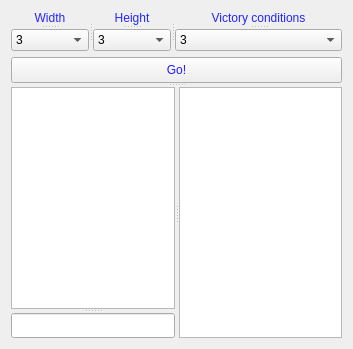
<?xml version="1.0" encoding="UTF-8"?>
<ui version="4.0">
 <class>MultiplayerSettings</class>
 <widget class="QWidget" name="MultiplayerSettings">
  <property name="geometry">
   <rect>
    <x>0</x>
    <y>0</y>
    <width>353</width>
    <height>349</height>
   </rect>
  </property>
  <property name="windowTitle">
   <string>Form</string>
  </property>
  <layout class="QGridLayout" name="gridLayout">
   <item row="0" column="0">
    <widget class="QSplitter" name="splitter_7">
     <property name="orientation">
      <enum>Qt::Horizontal</enum>
     </property>
     <widget class="QSplitter" name="splitter_6">
      <property name="orientation">
       <enum>Qt::Vertical</enum>
      </property>
      <widget class="QLabel" name="label">
       <property name="styleSheet">
        <string notr="true">font: 75 12pt &quot;Raavi&quot;;
color: rgb(35, 38, 255);</string>
       </property>
       <property name="text">
        <string>&lt;html&gt;&lt;head/&gt;&lt;body&gt;&lt;p align=&quot;center&quot;&gt;Width&lt;/p&gt;&lt;/body&gt;&lt;/html&gt;</string>
       </property>
      </widget>
      <widget class="QComboBox" name="widthBox">
       <item>
        <property name="text">
         <string>3</string>
        </property>
       </item>
       <item>
        <property name="text">
         <string>4</string>
        </property>
       </item>
       <item>
        <property name="text">
         <string>5</string>
        </property>
       </item>
       <item>
        <property name="text">
         <string>6</string>
        </property>
       </item>
       <item>
        <property name="text">
         <string>7</string>
        </property>
       </item>
       <item>
        <property name="text">
         <string>8</string>
        </property>
       </item>
       <item>
        <property name="text">
         <string>9</string>
        </property>
       </item>
       <item>
        <property name="text">
         <string>10</string>
        </property>
       </item>
      </widget>
     </widget>
     <widget class="QSplitter" name="splitter_5">
      <property name="orientation">
       <enum>Qt::Vertical</enum>
      </property>
      <widget class="QLabel" name="label_2">
       <property name="styleSheet">
        <string notr="true">font: 75 12pt &quot;Raavi&quot;;
color: rgb(35, 38, 255);</string>
       </property>
       <property name="text">
        <string>&lt;html&gt;&lt;head/&gt;&lt;body&gt;&lt;p align=&quot;center&quot;&gt;Height&lt;/p&gt;&lt;/body&gt;&lt;/html&gt;</string>
       </property>
      </widget>
      <widget class="QComboBox" name="heightBox">
       <item>
        <property name="text">
         <string>3</string>
        </property>
       </item>
       <item>
        <property name="text">
         <string>4</string>
        </property>
       </item>
       <item>
        <property name="text">
         <string>5</string>
        </property>
       </item>
       <item>
        <property name="text">
         <string>6</string>
        </property>
       </item>
       <item>
        <property name="text">
         <string>7</string>
        </property>
       </item>
       <item>
        <property name="text">
         <string>8</string>
        </property>
       </item>
       <item>
        <property name="text">
         <string>9</string>
        </property>
       </item>
       <item>
        <property name="text">
         <string>10</string>
        </property>
       </item>
      </widget>
     </widget>
     <widget class="QSplitter" name="splitter_4">
      <property name="orientation">
       <enum>Qt::Vertical</enum>
      </property>
      <widget class="QLabel" name="label_3">
       <property name="styleSheet">
        <string notr="true">font: 75 12pt &quot;Raavi&quot;;
color: rgb(35, 38, 255);</string>
       </property>
       <property name="text">
        <string>&lt;html&gt;&lt;head/&gt;&lt;body&gt;&lt;p align=&quot;center&quot;&gt;Victory conditions&lt;/p&gt;&lt;/body&gt;&lt;/html&gt;</string>
       </property>
      </widget>
      <widget class="QComboBox" name="vcBox">
       <item>
        <property name="text">
         <string>3</string>
        </property>
       </item>
       <item>
        <property name="text">
         <string>4</string>
        </property>
       </item>
       <item>
        <property name="text">
         <string>5</string>
        </property>
       </item>
       <item>
        <property name="text">
         <string>6</string>
        </property>
       </item>
      </widget>
     </widget>
    </widget>
   </item>
   <item row="1" column="0">
    <widget class="QSplitter" name="splitter_3">
     <property name="orientation">
      <enum>Qt::Vertical</enum>
     </property>
     <widget class="QPushButton" name="goButton">
      <property name="styleSheet">
       <string notr="true">font: 75 14pt &quot;Comic Sans MS&quot;;
color: rgb(32, 25, 255);</string>
      </property>
      <property name="text">
       <string>Go!</string>
      </property>
     </widget>
     <widget class="QSplitter" name="splitter_2">
      <property name="orientation">
       <enum>Qt::Horizontal</enum>
      </property>
      <widget class="QSplitter" name="splitter">
       <property name="orientation">
        <enum>Qt::Vertical</enum>
       </property>
       <widget class="QTextBrowser" name="textBrowser"/>
       <widget class="QLineEdit" name="lineEdit"/>
      </widget>
      <widget class="QListWidget" name="listWidget"/>
     </widget>
    </widget>
   </item>
  </layout>
 </widget>
 <resources/>
 <connections/>
</ui>
